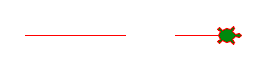

Recreate this plot in Python.
# pen up/down
import turtle

turtle.forward(100)
turtle.up()
turtle.forward(50)
turtle.down()
turtle.forward(50)

turtle.done()
